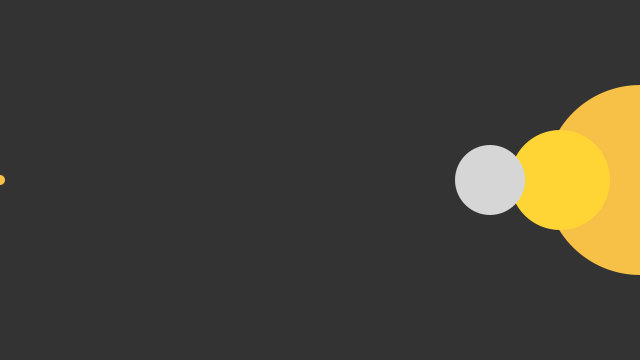
Frame 1 (no input)
Frame 60 (the mouse pressed at the canvas centre just before this capture): identical to frame 1, image omitted
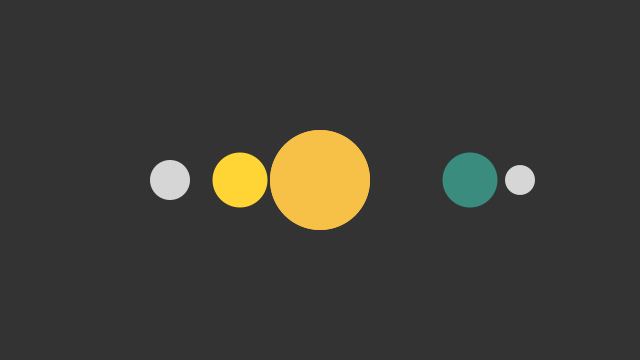
Frame 120 (the mouse held since frame 60 and released just before this capture)

The Processing sketch that drew these frames (run headless with seeded random() and noise(); from frame 60 on, the mouse is pressed at the canvas centre):

// Processing sketch: processing_106753
// ── processing_106753.pde

/**
 * Mouse 2D. 
 * 
 * Moving the mouse changes the position and size of each box. 
 */
 
void setup() 
{
  size(640, 360); 
  noStroke();
  rectMode(CENTER);
}

void draw() 
{   
  background(51); 
  fill(#F7C148);
  ellipse(mouseX, height/2, mouseY/2+10, mouseY/2+10);
  fill(#FFD535);
  ellipse(mouseX-80, height/2, mouseY/4, mouseY/4);
  fill(#3A8C7E);
  ellipse(mouseX+150, height/2, mouseY/4, mouseY/4);
  fill(#D6D6D6);
  ellipse(mouseX+200, height/2, mouseY/6, mouseY/6);
  int inverseX = width-mouseX;
  int inverseY = height-mouseY;
  fill(#F7C148);
  ellipse(inverseX, height/2, (inverseY/2)+10, (inverseY/2)+10);
  fill(#FFD535);
   ellipse(inverseX-80, height/2, (inverseY/4)+10, (inverseY/4)+10);
   fill(#3A8C7E);
   ellipse(inverseX+150, height/2, (inverseY/4)+10, (inverseY/4)+10);
   fill(#D6D6D6);
   ellipse(inverseX-150, height/2, (inverseY/6)+10, (inverseY/6)+10);
}
